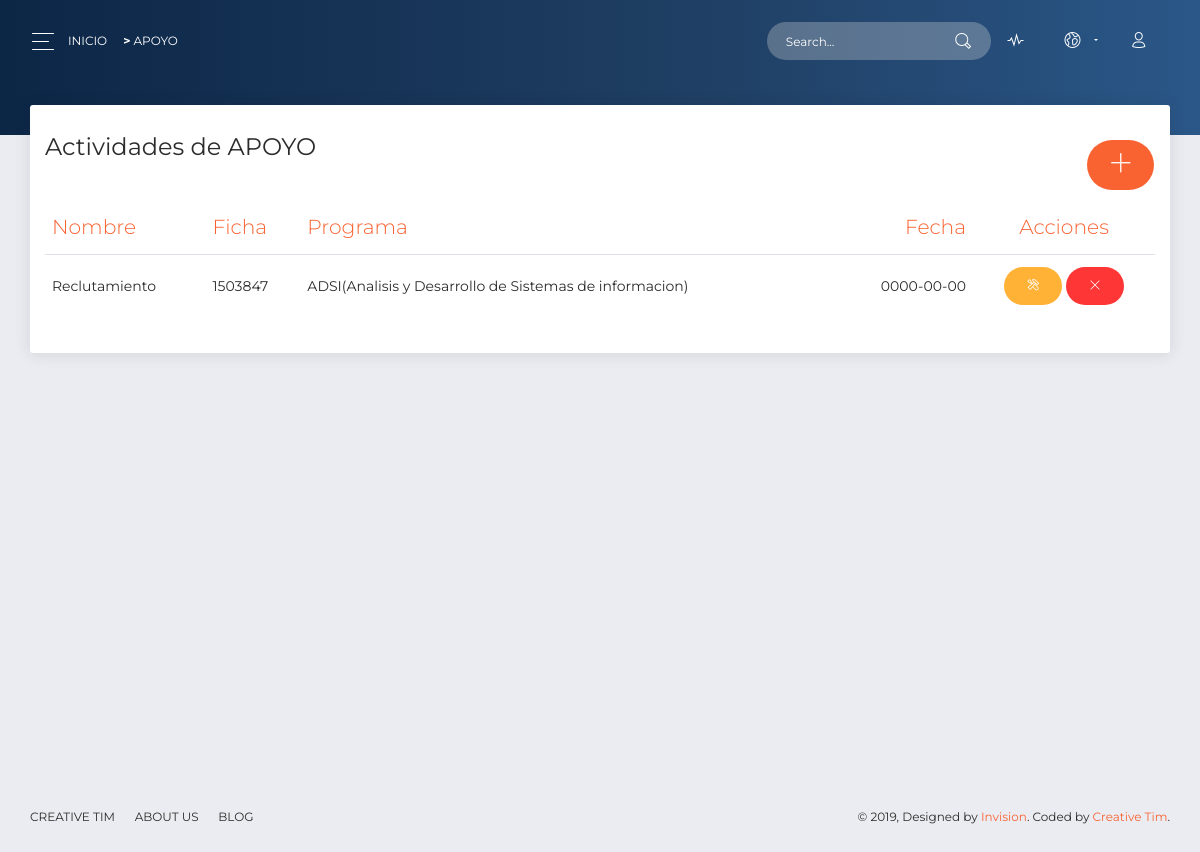
Page /?c=apoyo on the earlier database version.
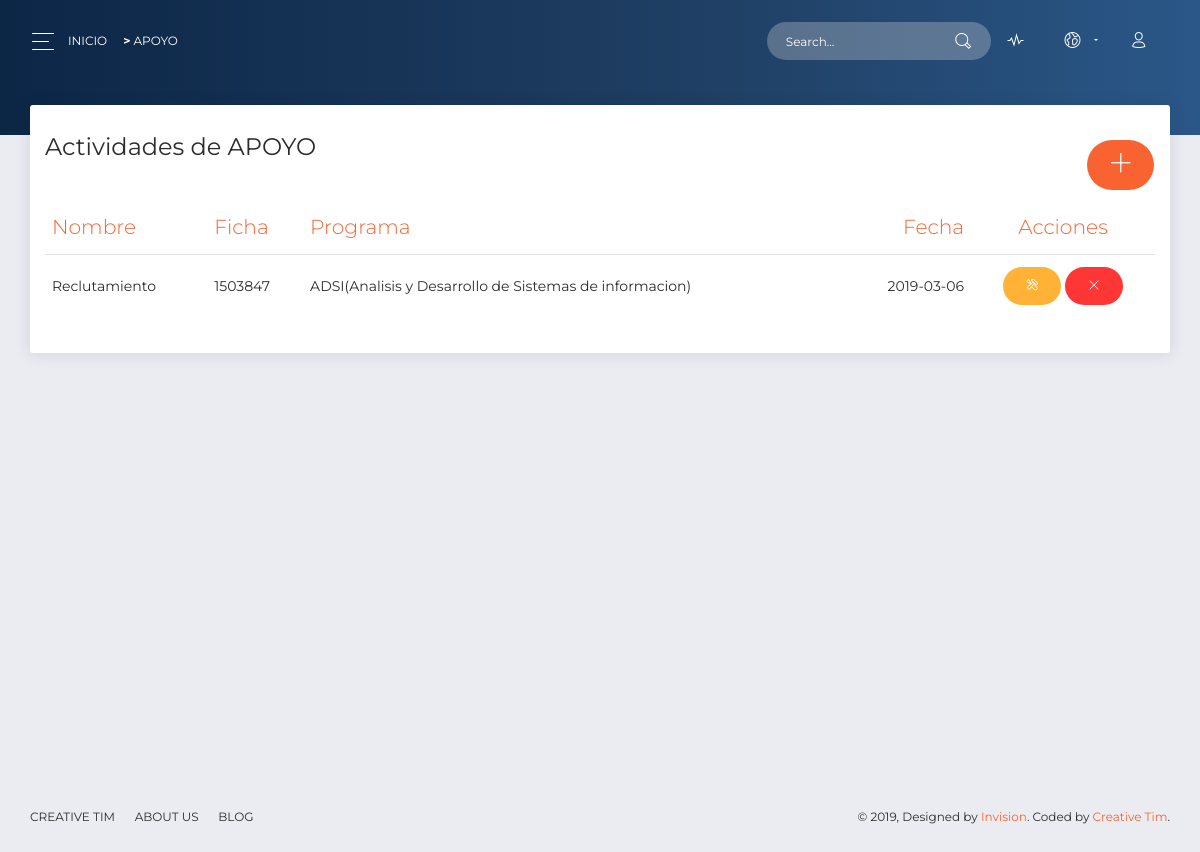
Same page on the later database version.
### tables this page shows
CREATE TABLE `apoyo` (
  `id` int(10) UNSIGNED NOT NULL,
  `name` varchar(100) DEFAULT NULL,
  `token` varchar(8) DEFAULT NULL,
  `program` varchar(120) DEFAULT NULL,
  `date` date DEFAULT NULL,
  `duration` tinyint(1) DEFAULT NULL
);

### controller/apoyo.controller.php (called while the page is built, shortened)
<?php
require_once 'model/apoyo.php';
class apoyoController
{
    public function __CONSTRUCT()
    {
        $this->model = new apoyo();
    }
    public function Index()
    {
        require_once 'view/header.php';
        require_once 'view/apoyo/apoyo.php';
        require_once 'view/footer.php';
    }
}

### model/database.php (called while the page is built)
<?php
class Database
{
    public static function StartUp()
    {
        $pdo = new PDO('mysql:host=localhost;dbname=cliente;charset=utf8', 'root', '');
        $pdo->setAttribute(PDO::ATTR_ERRMODE, PDO::ERRMODE_EXCEPTION);
        return $pdo;
    }
}

### model/apoyo.php (called while the page is built, shortened)
<?php
class apoyo
{
    private $pdo;
    public function __CONSTRUCT()
    {
        try {
            $this->pdo = Database::StartUp();
        } catch (Exception $e) {
            die($e->getMessage());
        }
    }
    public function Listar()
    {
        try {
            $stm = $this->pdo->prepare("SELECT * FROM apoyo");
            $stm->execute();
            return $stm->fetchAll(PDO::FETCH_OBJ);
        } catch (Exception $e) {
            die($e->getMessage());
        }
    }
}

### view/apoyo/apoyo.php (the view, shortened to what this page needs)
<div class="panel-header panel-header-sm">
</div>
<div class="content">
    <div class="row">
        <div class="col-md-12">
            <div class="card">
                <div class="card-header">
                    <h4 class="card-title"> Actividades de
                        <?= strtoupper($_REQUEST['c']); ?><a class="btn btn-primary btn-round pull-right" href="?c=apoyo&a=Crud"><i class="now-ui-icons ui-1_simple-add"></i></a>
                    </h4>
                </div>
                <div class="card-body">
                    <div class="table-responsive">
                        <table class="table">
                            <thead class=" text-primary">
                                <th>
                                    Nombre
                                </th>
                                <th>
                                    Ficha
                                </th>
                                <th>
                                    Programa
                                </th>
                                <th class="text-right">
                                    Fecha
                                </th>
                                <th class="text-center">
                                    Acciones
                                </th>
                            </thead>
                            <tbody>
                                <?php foreach ($this->model->Listar() as $r) : ?>
                                <tr>
                                    <td>
                                        <?php echo $r->name; ?>
                                    </td>
                                    <td>
                                        <?php echo $r->token; ?>
                                    </td>
                                    <td>
                                        <?php echo $r->program; ?>
                                    </td>
                                    <td class="text-right">
                                        <?php echo $r->date; ?>
                                    </td>
                                    <td class="text-center">
                                        <a class="btn btn-warning btn-round" href="?c=apoyo&a=Crud&id=<?php echo $r->id; ?>"><i class="now-ui-icons ui-2_settings-90"></i></a>
                                        <button class="btn btn-danger btn-round" data-toggle="modal" data-target="#myModal1">
                                            <i class="now-ui-icons ui-1_simple-remove"></i>
                                        </button>
                                    </td>
                                </tr>
                                <?php endforeach; ?>
                            </tbody>
                        </table>
                    </div>
                </div>
            </div>
        </div>
    </div>
</div>

### index.php (shortened to what this page needs)
<?php
require_once 'model/database.php';
$controller = 'home';
if(!isset($_REQUEST['c']))
{
    require_once "controller/$controller.controller.php";
    $controller = ucwords($controller) . 'Controller';
    $controller = new $controller;
    $controller->Index();
}
else
{
    $accion = isset($_REQUEST['a']) ? $_REQUEST['a'] : 'Index';
    $controller = new $controller;
    call_user_func( array( $controller, $accion ) );
}

### view/header.php (shortened to what this page needs)
<!DOCTYPE html>
<html lang="en">
<head>
    <link rel="stylesheet" href="https://use.fontawesome.com/releases/v5.7.1/css/all.css">
    <link href="assets/css/now-ui-kit.css?v=1.2.0" rel="stylesheet" />
    <link href="assets/css/bootstrap.min.css" rel="stylesheet" />
    <link href="assets/css/now-ui-dashboard.css?v=1.3.0" rel="stylesheet" />
</head>
<body class="">
    <div class="wrapper ">
        <div class="main-panel" id="main-panel">
            <nav class="navbar navbar-expand-lg navbar-transparent  bg-primary  navbar-absolute">
                <div class="container-fluid">
                    <div class="navbar-wrapper">
                        <div class="navbar-toggle">
                            <button type="button" class="navbar-toggler">
                                <span class="navbar-toggler-bar bar1"></span>
                                <span class="navbar-toggler-bar bar2"></span>
                                <span class="navbar-toggler-bar bar3"></span>
                            </button>
                        </div>
                        <a class="navbar-brand" href="?c=home">Inicio</a><a class="navbar-brand" href="?c=<?= $_REQUEST['c']; ?>">
                            <?= "  <b>></b>   " . strtoupper($_REQUEST['c']); ?></a>
                    </div>
                    <div class="collapse navbar-collapse justify-content-end" id="navigation">
                        <form>
                            <div class="input-group no-border">
                                <input type="text" value="" class="form-control" placeholder="Search...">
                                <div class="input-group-append">
                                    <div class="input-group-text">
                                        <i class="now-ui-icons ui-1_zoom-bold"></i>
                                    </div>
                                </div>
                            </div>
                        </form>
                        <ul class="navbar-nav">
                            <li class="nav-item">
                                <a class="nav-link" href="#pablo">
                                    <i class="now-ui-icons media-2_sound-wave"></i>
                                </a>
                            </li>
                            <li class="nav-item dropdown">
                                <a class="nav-link dropdown-toggle" id="navbarDropdownMenuLink" data-toggle="dropdown" aria-haspopup="true" aria-expanded="false">
                                    <i class="now-ui-icons location_world"></i>
                                </a>
                            </li>
                            <li class="nav-item">
                                <a class="nav-link" href="#pablo">
                                    <i class="now-ui-icons users_single-02"></i>
                                </a>
                            </li>
                        </ul>
                    </div>
                </div>
            </nav>

### view/footer.php (shortened to what this page needs)
<footer class="footer">
    <div class="container-fluid">
        <nav>
            <ul>
                <li>
                    <a href="https://www.creative-tim.com">
                        Creative Tim
                    </a>
                </li>
                <li>
                    <a href="http://presentation.creative-tim.com">
                        About Us
                    </a>
                </li>
                <li>
                    <a href="http://blog.creative-tim.com">
                        Blog
                    </a>
                </li>
            </ul>
        </nav>
        <div class="copyright" id="copyright">
            &copy;
            , Designed by
            <a href="https://www.invisionapp.com" target="_blank">Invision</a>. Coded by
            <a href="https://www.creative-tim.com" target="_blank">Creative Tim</a>.
        </div>
    </div>
</footer>
</div>
</div>
</body>
</html>

Differences in the rows shown:
changed apoyo "Reclutamiento": date "0000-00-00" → "2019-03-06"
